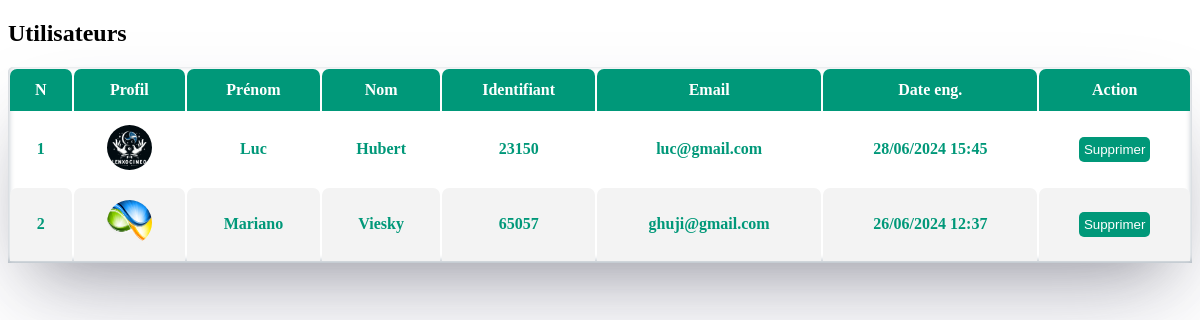
Page /admin/utilisateur.php on the earlier database version.
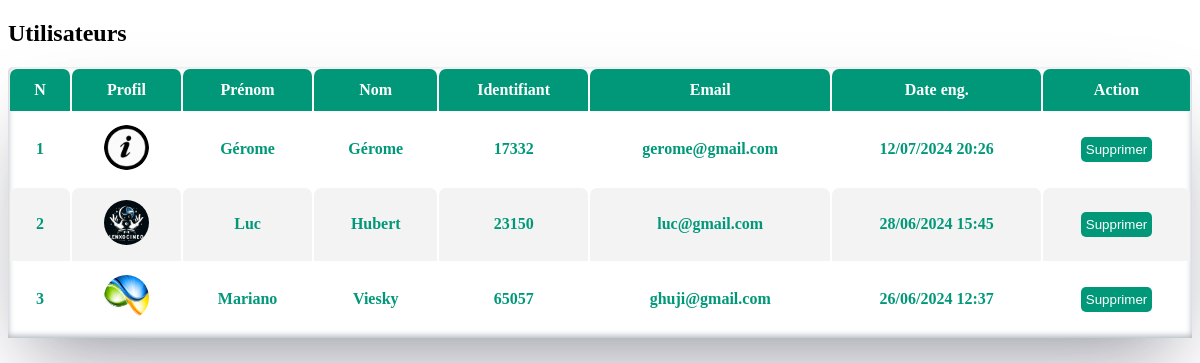
Same page on the later database version.
### tables this page shows
CREATE TABLE `users` (
  `user_id` int(11) NOT NULL,
  `unique_id` int(255) NOT NULL,
  `fname` varchar(255) NOT NULL,
  `lname` varchar(255) NOT NULL,
  `email` varchar(255) NOT NULL,
  `password` varchar(255) NOT NULL,
  `img` varchar(255) NOT NULL,
  `login_date` varchar(255) NOT NULL
);

### admin/utilisateur.php (the view, shortened to what this page needs)
<?php
$connect = mysqli_connect("localhost","root","","projecttable");
$select = mysqli_query($connect,"SELECT * FROM users");
?>
<!DOCTYPE html>
<html lang="en">
<head>
</head>
<body>
    <h2>Utilisateurs</h2>
    <table class="styled-table">
        <thead>
            <tr>
                <th>N</th>
                <th>Profil</th>
                <th>Prénom</th>
                <th>Nom</th>
                <th>Identifiant</th>
                <th>Email</th>
                <th>Date eng.</th>
                <th>Action</th>
            </tr>
        </thead>
        <tbody>
            <?php
            $ess= 1;
           while ($row=mysqli_fetch_assoc($select)) {
            echo' <tr class="active-row">
                <td>'.$ess.'</td>
                <td><img src="../user_img/'.$row['img'].'" alt=""></td>
                <td>'.$row['lname'].'</td>
                <td>'.$row['fname'].'</td>
                <td>'.$row['user_id'].'</td>
                <td>'.$row['email'].'</td>
                <td>'.$row['login_date'].'</td>
                <td><form action="../php/del_user.php" method="post"><button type="submit" value="'.$row['user_id'].'" name="bookdom">Supprimer</button></form></td>
            </tr>';
           $ess =$ess+1;
           }
           ?>
        </tbody>
    </table>
</body>
</html>

Differences in the rows shown:
added users: img (picture), lname "Gérome", fname "Gérome", user_id "17332", email "gerome@gmail.com", login_date "12/07/2024 20:26"
